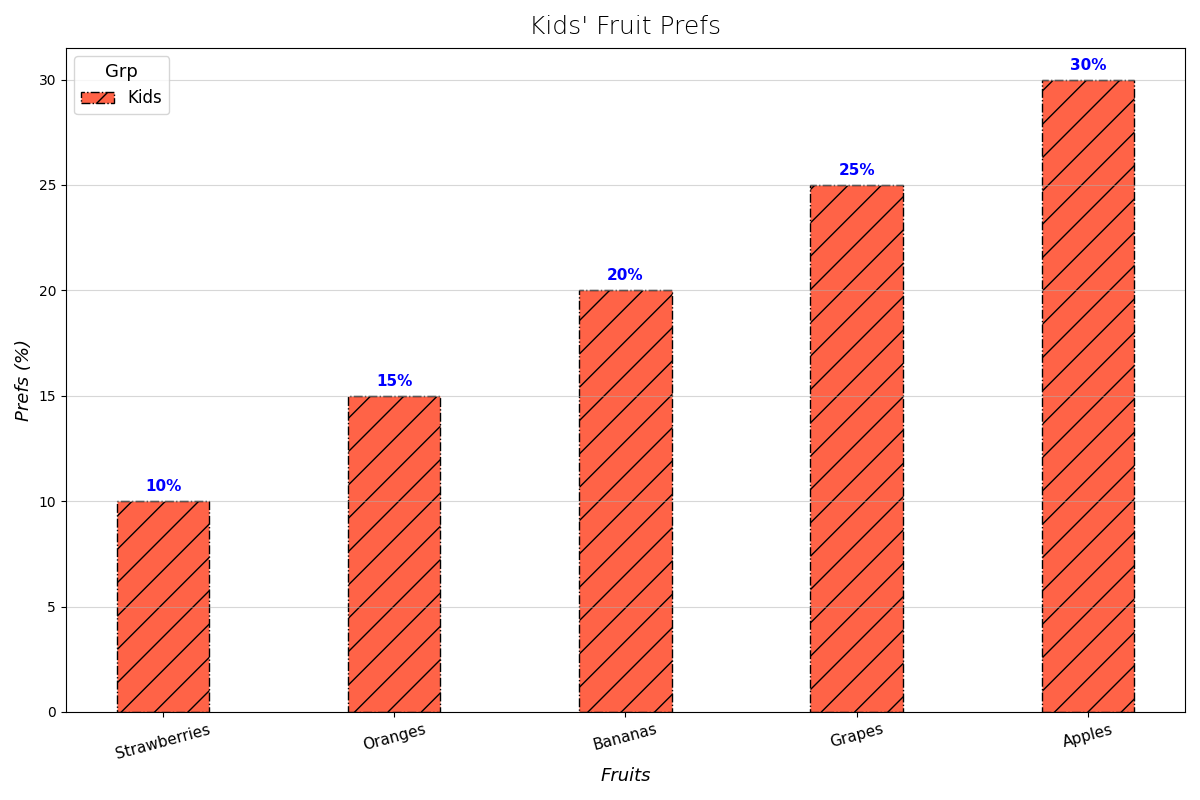

This chart was generated by the following Python code:
import matplotlib.pyplot as plt
import numpy as np

fruits = ['Apples', 'Bananas', 'Oranges', 'Grapes', 'Strawberries']
children_preferences = [30, 20, 15, 25, 10]

# Sort the data in ascending order
sorted_indices = np.argsort(children_preferences)
sorted_fruits = [fruits[i] for i in sorted_indices]
sorted_preferences = [children_preferences[i] for i in sorted_indices]

fig, ax = plt.subplots(figsize=(12, 8))

bar_width = 0.4
indices = np.arange(len(fruits))
children_index = indices

bars_children = ax.bar(children_index, sorted_preferences, width=bar_width, label='Kids', color='#FF6347', edgecolor='black', linestyle='-.', hatch='/')

ax.set_title("Kids' Fruit Prefs", fontsize=18, fontweight='light', pad=10)
ax.set_xlabel("Fruits", fontsize=13, fontstyle='italic')
ax.set_ylabel("Prefs (%)", fontsize=13, fontstyle='italic')

ax.set_xticks(indices)
ax.set_xticklabels(sorted_fruits, fontsize=11, rotation=15)

for bar in bars_children:
    height = bar.get_height()
    ax.annotate(f'{height}%', xy=(bar.get_x() + bar.get_width() / 2, height),
                xytext=(0, 5), textcoords="offset points",
                ha='center', va='bottom', fontsize=11, fontweight='bold', color='blue')

ax.legend(title='Grp', fontsize=12, title_fontsize='13', loc='upper left')

ax.yaxis.grid(True, linestyle='-', alpha=0.5)

plt.tight_layout()

plt.show()
